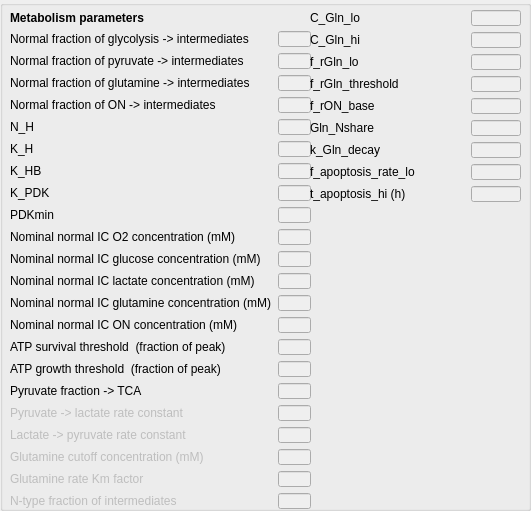
           <widget class="QGroupBox" name="groupBox_metabolism">
            <property name="geometry">
             <rect>
              <x>590</x>
              <y>10</y>
              <width>531</width>
              <height>511</height>
             </rect>
            </property>
            <property name="title">
             <string/>
            </property>
            <widget class="QWidget" name="gridLayoutWidget_2">
             <property name="geometry">
              <rect>
               <x>10</x>
               <y>10</y>
               <width>301</width>
               <height>521</height>
              </rect>
             </property>
             <layout class="QGridLayout" name="gridLayout_4">
              <item row="0" column="0">
               <widget class="QLabel" name="alabel_metab_params">
                <property name="font">
                 <font>
                  <weight>75</weight>
                  <bold>true</bold>
                 </font>
                </property>
                <property name="text">
                 <string>Metabolism parameters</string>
                </property>
               </widget>
              </item>
              <item row="5" column="1">
               <widget class="QLineEdit" name="line_K_H1_1">
                <property name="enabled">
                 <bool>false</bool>
                </property>
                <property name="maximumSize">
                 <size>
                  <width>50</width>
                  <height>16</height>
                 </size>
                </property>
                <property name="alignment">
                 <set>Qt::AlignRight|Qt::AlignTrailing|Qt::AlignVCenter</set>
                </property>
               </widget>
              </item>
              <item row="6" column="1">
               <widget class="QLineEdit" name="line_K_H2_1">
                <property name="enabled">
                 <bool>false</bool>
                </property>
                <property name="maximumSize">
                 <size>
                  <width>50</width>
                  <height>16</height>
                 </size>
                </property>
                <property name="alignment">
                 <set>Qt::AlignRight|Qt::AlignTrailing|Qt::AlignVCenter</set>
                </property>
               </widget>
              </item>
              <item row="7" column="1">
               <widget class="QLineEdit" name="line_K_HB_1">
                <property name="enabled">
                 <bool>false</bool>
                </property>
                <property name="maximumSize">
                 <size>
                  <width>50</width>
                  <height>16</height>
                 </size>
                </property>
                <property name="alignment">
                 <set>Qt::AlignRight|Qt::AlignTrailing|Qt::AlignVCenter</set>
                </property>
               </widget>
              </item>
              <item row="5" column="0">
               <widget class="QMyLabel" name="label_K_H1_1">
                <property name="text">
                 <string>N_H</string>
                </property>
               </widget>
              </item>
              <item row="6" column="0">
               <widget class="QMyLabel" name="label_K_H2_1">
                <property name="text">
                 <string>K_H</string>
                </property>
               </widget>
              </item>
              <item row="7" column="0">
               <widget class="QMyLabel" name="label_K_HB_1">
                <property name="text">
                 <string>K_HB</string>
                </property>
               </widget>
              </item>
              <item row="15" column="1">
               <widget class="QLineEdit" name="line_ATP_S_1">
                <property name="enabled">
                 <bool>false</bool>
                </property>
                <property name="maximumSize">
                 <size>
                  <width>50</width>
                  <height>16</height>
                 </size>
                </property>
                <property name="alignment">
                 <set>Qt::AlignRight|Qt::AlignTrailing|Qt::AlignVCenter</set>
                </property>
               </widget>
              </item>
              <item row="18" column="1">
               <widget class="QLineEdit" name="line_K_PL_1">
                <property name="enabled">
                 <bool>false</bool>
                </property>
                <property name="maximumSize">
                 <size>
                  <width>50</width>
                  <height>16</height>
                 </size>
                </property>
                <property name="alignment">
                 <set>Qt::AlignRight|Qt::AlignTrailing|Qt::AlignVCenter</set>
                </property>
               </widget>
              </item>
              <item row="19" column="1">
               <widget class="QLineEdit" name="line_K_LP_1">
                <property name="enabled">
                 <bool>false</bool>
                </property>
                <property name="maximumSize">
                 <size>
                  <width>50</width>
                  <height>16</height>
                 </size>
                </property>
                <property name="alignment">
                 <set>Qt::AlignRight|Qt::AlignTrailing|Qt::AlignVCenter</set>
                </property>
               </widget>
              </item>
              <item row="15" column="0">
               <widget class="QMyLabel" name="label_ATP_S_1">
                <property name="text">
                 <string>ATP survival threshold  (fraction of peak)</string>
                </property>
               </widget>
              </item>
              <item row="18" column="0">
               <widget class="QMyLabel" name="label_K_PL_1">
                <property name="enabled">
                 <bool>false</bool>
                </property>
                <property name="text">
                 <string>Pyruvate -&gt; lactate rate constant</string>
                </property>
               </widget>
              </item>
              <item row="19" column="0">
               <widget class="QMyLabel" name="label_K_LP_1">
                <property name="enabled">
                 <bool>false</bool>
                </property>
                <property name="text">
                 <string>Lactate -&gt; pyruvate rate constant</string>
                </property>
               </widget>
              </item>
              <item row="8" column="0">
               <widget class="QMyLabel" name="label_K_PDK_1">
                <property name="text">
                 <string>K_PDK</string>
                </property>
               </widget>
              </item>
              <item row="8" column="1">
               <widget class="QLineEdit" name="line_K_PDK_1">
                <property name="enabled">
                 <bool>false</bool>
                </property>
                <property name="maximumSize">
                 <size>
                  <width>50</width>
                  <height>16</height>
                 </size>
                </property>
                <property name="alignment">
                 <set>Qt::AlignRight|Qt::AlignTrailing|Qt::AlignVCenter</set>
                </property>
               </widget>
              </item>
              <item row="20" column="0">
               <widget class="QMyLabel" name="label_C_GLN_CUT_1">
                <property name="enabled">
                 <bool>false</bool>
                </property>
                <property name="font">
                 <font>
                  <weight>50</weight>
                  <bold>false</bold>
                 </font>
                </property>
                <property name="text">
                 <string>Glutamine cutoff concentration (mM)</string>
                </property>
               </widget>
              </item>
              <item row="20" column="1">
               <widget class="QLineEdit" name="line_C_GLN_CUT_1">
                <property name="enabled">
                 <bool>false</bool>
                </property>
                <property name="maximumSize">
                 <size>
                  <width>50</width>
                  <height>16</height>
                 </size>
                </property>
                <property name="alignment">
                 <set>Qt::AlignRight|Qt::AlignTrailing|Qt::AlignVCenter</set>
                </property>
               </widget>
              </item>
              <item row="9" column="0">
               <widget class="QMyLabel" name="label_PDKMIN_1">
                <property name="text">
                 <string>PDKmin</string>
                </property>
               </widget>
              </item>
              <item row="9" column="1">
               <widget class="QLineEdit" name="line_PDKMIN_1">
                <property name="enabled">
                 <bool>false</bool>
                </property>
                <property name="maximumSize">
                 <size>
                  <width>50</width>
                  <height>16</height>
                 </size>
                </property>
                <property name="alignment">
                 <set>Qt::AlignRight|Qt::AlignTrailing|Qt::AlignVCenter</set>
                </property>
               </widget>
              </item>
              <item row="10" column="1">
               <widget class="QLineEdit" name="line_C_O2_NORM_1">
                <property name="enabled">
                 <bool>false</bool>
                </property>
                <property name="maximumSize">
                 <size>
                  <width>50</width>
                  <height>16</height>
                 </size>
                </property>
                <property name="alignment">
                 <set>Qt::AlignRight|Qt::AlignTrailing|Qt::AlignVCenter</set>
                </property>
               </widget>
              </item>
              <item row="10" column="0">
               <widget class="QMyLabel" name="label_C_O2_NORM_1">
                <property name="enabled">
                 <bool>true</bool>
                </property>
                <property name="text">
                 <string>Nominal normal IC O2 concentration (mM)</string>
                </property>
               </widget>
              </item>
              <item row="11" column="1">
               <widget class="QLineEdit" name="line_C_G_NORM_1">
                <property name="enabled">
                 <bool>false</bool>
                </property>
                <property name="maximumSize">
                 <size>
                  <width>50</width>
                  <height>16</height>
                 </size>
                </property>
                <property name="alignment">
                 <set>Qt::AlignRight|Qt::AlignTrailing|Qt::AlignVCenter</set>
                </property>
               </widget>
              </item>
              <item row="11" column="0">
               <widget class="QMyLabel" name="label_C_G_NORM_1">
                <property name="enabled">
                 <bool>true</bool>
                </property>
                <property name="text">
                 <string>Nominal normal IC glucose concentration (mM)</string>
                </property>
               </widget>
              </item>
              <item row="12" column="1">
               <widget class="QLineEdit" name="line_C_L_NORM_1">
                <property name="enabled">
                 <bool>false</bool>
                </property>
                <property name="maximumSize">
                 <size>
                  <width>50</width>
                  <height>16</height>
                 </size>
                </property>
                <property name="alignment">
                 <set>Qt::AlignRight|Qt::AlignTrailing|Qt::AlignVCenter</set>
                </property>
               </widget>
              </item>
              <item row="12" column="0">
               <widget class="QMyLabel" name="label_C_L_NORM_1">
                <property name="enabled">
                 <bool>true</bool>
                </property>
                <property name="text">
                 <string>Nominal normal IC lactate concentration (mM)</string>
                </property>
               </widget>
              </item>
              <item row="16" column="1">
               <widget class="QLineEdit" name="line_ATP_G_1">
                <property name="enabled">
                 <bool>false</bool>
                </property>
                <property name="maximumSize">
                 <size>
                  <width>50</width>
                  <height>16</height>
                 </size>
                </property>
                <property name="alignment">
                 <set>Qt::AlignRight|Qt::AlignTrailing|Qt::AlignVCenter</set>
                </property>
               </widget>
              </item>
              <item row="16" column="0">
               <widget class="QMyLabel" name="label_ATP_G_1">
                <property name="text">
                 <string>ATP growth threshold  (fraction of peak)</string>
                </property>
               </widget>
              </item>
              <item row="17" column="0">
               <widget class="QMyLabel" name="label_F_PP_1">
                <property name="text">
                 <string>Pyruvate fraction -&gt; TCA</string>
                </property>
               </widget>
              </item>
              <item row="1" column="1">
               <widget class="QLineEdit" name="line_F_GNORM_1">
                <property name="enabled">
                 <bool>false</bool>
                </property>
                <property name="maximumSize">
                 <size>
                  <width>50</width>
                  <height>16</height>
                 </size>
                </property>
                <property name="alignment">
                 <set>Qt::AlignRight|Qt::AlignTrailing|Qt::AlignVCenter</set>
                </property>
               </widget>
              </item>
              <item row="2" column="1">
               <widget class="QLineEdit" name="line_F_PNORM_1">
                <property name="enabled">
                 <bool>false</bool>
                </property>
                <property name="maximumSize">
                 <size>
                  <width>50</width>
                  <height>16</height>
                 </size>
                </property>
                <property name="alignment">
                 <set>Qt::AlignRight|Qt::AlignTrailing|Qt::AlignVCenter</set>
                </property>
               </widget>
              </item>
              <item row="1" column="0">
               <widget class="QLabel" name="label_F_GNORM_1">
                <property name="text">
                 <string>Normal fraction of glycolysis -&gt; intermediates</string>
                </property>
               </widget>
              </item>
              <item row="2" column="0">
               <widget class="QLabel" name="label_F_PNORM_1">
                <property name="text">
                 <string>Normal fraction of pyruvate -&gt; intermediates</string>
                </property>
               </widget>
              </item>
              <item row="3" column="0">
               <widget class="QLabel" name="label_F_GLNNORM_1">
                <property name="text">
                 <string>Normal fraction of glutamine -&gt; intermediates</string>
                </property>
               </widget>
              </item>
              <item row="3" column="1">
               <widget class="QLineEdit" name="line_F_GLNNORM_1">
                <property name="enabled">
                 <bool>false</bool>
                </property>
                <property name="maximumSize">
                 <size>
                  <width>50</width>
                  <height>16</height>
                 </size>
                </property>
                <property name="alignment">
                 <set>Qt::AlignRight|Qt::AlignTrailing|Qt::AlignVCenter</set>
                </property>
               </widget>
              </item>
              <item row="13" column="0">
               <widget class="QMyLabel" name="label_C_GLN_NORM_1">
                <property name="enabled">
                 <bool>true</bool>
                </property>
                <property name="text">
                 <string>Nominal normal IC glutamine concentration (mM)</string>
                </property>
               </widget>
              </item>
              <item row="13" column="1">
               <widget class="QLineEdit" name="line_C_GLN_NORM_1">
                <property name="enabled">
                 <bool>false</bool>
                </property>
                <property name="maximumSize">
                 <size>
                  <width>50</width>
                  <height>16</height>
                 </size>
                </property>
                <property name="alignment">
                 <set>Qt::AlignRight|Qt::AlignTrailing|Qt::AlignVCenter</set>
                </property>
               </widget>
              </item>
              <item row="22" column="1">
               <widget class="QLineEdit" name="line_F_IN_1">
                <property name="enabled">
                 <bool>false</bool>
                </property>
                <property name="maximumSize">
                 <size>
                  <width>50</width>
                  <height>16</height>
                 </size>
                </property>
                <property name="alignment">
                 <set>Qt::AlignRight|Qt::AlignTrailing|Qt::AlignVCenter</set>
                </property>
               </widget>
              </item>
              <item row="22" column="0">
               <widget class="QMyLabel" name="label_F_IN_1">
                <property name="enabled">
                 <bool>false</bool>
                </property>
                <property name="font">
                 <font>
                  <weight>50</weight>
                  <bold>false</bold>
                 </font>
                </property>
                <property name="text">
                 <string>N-type fraction of intermediates</string>
                </property>
               </widget>
              </item>
              <item row="23" column="1">
               <widget class="QLineEdit" name="line_GLUTAMINE_BASERATE_1">
                <property name="enabled">
                 <bool>false</bool>
                </property>
                <property name="maximumSize">
                 <size>
                  <width>50</width>
                  <height>16</height>
                 </size>
                </property>
                <property name="alignment">
                 <set>Qt::AlignRight|Qt::AlignTrailing|Qt::AlignVCenter</set>
                </property>
               </widget>
              </item>
              <item row="23" column="0">
               <widget class="QMyLabel" name="label_GLUTAMINE_BASERATE_1">
                <property name="enabled">
                 <bool>false</bool>
                </property>
                <property name="font">
                 <font>
                  <weight>50</weight>
                  <bold>false</bold>
                 </font>
                </property>
                <property name="text">
                 <string>Glutamine base consumption rate</string>
                </property>
               </widget>
              </item>
              <item row="14" column="0">
               <widget class="QMyLabel" name="label_C_ON_NORM_1">
                <property name="enabled">
                 <bool>true</bool>
                </property>
                <property name="text">
                 <string>Nominal normal IC ON concentration (mM)</string>
                </property>
               </widget>
              </item>
              <item row="14" column="1">
               <widget class="QLineEdit" name="line_C_ON_NORM_1">
                <property name="enabled">
                 <bool>false</bool>
                </property>
                <property name="maximumSize">
                 <size>
                  <width>50</width>
                  <height>16</height>
                 </size>
                </property>
                <property name="alignment">
                 <set>Qt::AlignRight|Qt::AlignTrailing|Qt::AlignVCenter</set>
                </property>
               </widget>
              </item>
              <item row="21" column="1">
               <widget class="QLineEdit" name="line_KM_RGLN_1">
                <property name="enabled">
                 <bool>false</bool>
                </property>
                <property name="maximumSize">
                 <size>
                  <width>50</width>
                  <height>16</height>
                 </size>
                </property>
                <property name="alignment">
                 <set>Qt::AlignRight|Qt::AlignTrailing|Qt::AlignVCenter</set>
                </property>
               </widget>
              </item>
              <item row="21" column="0">
               <widget class="QMyLabel" name="label_KM_RGLN_1">
                <property name="enabled">
                 <bool>false</bool>
                </property>
                <property name="font">
                 <font>
                  <weight>50</weight>
                  <bold>false</bold>
                 </font>
                </property>
                <property name="text">
                 <string>Glutamine rate Km factor</string>
                </property>
               </widget>
              </item>
              <item row="17" column="1">
               <widget class="QLineEdit" name="line_F_PP_1">
                <property name="enabled">
                 <bool>false</bool>
                </property>
                <property name="maximumSize">
                 <size>
                  <width>50</width>
                  <height>16</height>
                 </size>
                </property>
                <property name="alignment">
                 <set>Qt::AlignRight|Qt::AlignTrailing|Qt::AlignVCenter</set>
                </property>
               </widget>
              </item>
              <item row="4" column="1">
               <widget class="QLineEdit" name="line_F_ONNORM_1">
                <property name="enabled">
                 <bool>false</bool>
                </property>
                <property name="maximumSize">
                 <size>
                  <width>50</width>
                  <height>16</height>
                 </size>
                </property>
                <property name="alignment">
                 <set>Qt::AlignRight|Qt::AlignTrailing|Qt::AlignVCenter</set>
                </property>
               </widget>
              </item>
              <item row="4" column="0">
               <widget class="QLabel" name="label_F_ONNORM_1">
                <property name="text">
                 <string>Normal fraction of ON -&gt; intermediates</string>
                </property>
               </widget>
              </item>
             </layout>
            </widget>
            <widget class="QWidget" name="gridLayoutWidget_9">
             <property name="geometry">
              <rect>
               <x>310</x>
               <y>10</y>
               <width>211</width>
               <height>201</height>
              </rect>
             </property>
             <layout class="QGridLayout" name="gridLayout_6">
              <item row="0" column="1">
               <widget class="QLineEdit" name="line_C_GLN_LO">
                <property name="enabled">
                 <bool>false</bool>
                </property>
                <property name="maximumSize">
                 <size>
                  <width>50</width>
                  <height>16</height>
                 </size>
                </property>
                <property name="alignment">
                 <set>Qt::AlignRight|Qt::AlignTrailing|Qt::AlignVCenter</set>
                </property>
               </widget>
              </item>
              <item row="0" column="0">
               <widget class="QMyLabel" name="label_C_GLN_LO">
                <property name="text">
                 <string>C_Gln_lo</string>
                </property>
               </widget>
              </item>
              <item row="1" column="1">
               <widget class="QLineEdit" name="line_C_GLN_HI">
                <property name="enabled">
                 <bool>false</bool>
                </property>
                <property name="maximumSize">
                 <size>
                  <width>50</width>
                  <height>16</height>
                 </size>
                </property>
                <property name="alignment">
                 <set>Qt::AlignRight|Qt::AlignTrailing|Qt::AlignVCenter</set>
                </property>
               </widget>
              </item>
              <item row="1" column="0">
               <widget class="QMyLabel" name="label_C_GLN_HI">
                <property name="text">
                 <string>C_Gln_hi</string>
                </property>
               </widget>
              </item>
              <item row="2" column="1">
               <widget class="QLineEdit" name="line_F_RGLN_LO">
                <property name="enabled">
                 <bool>false</bool>
                </property>
                <property name="maximumSize">
                 <size>
                  <width>50</width>
                  <height>16</height>
                 </size>
                </property>
                <property name="alignment">
                 <set>Qt::AlignRight|Qt::AlignTrailing|Qt::AlignVCenter</set>
                </property>
               </widget>
              </item>
              <item row="2" column="0">
               <widget class="QMyLabel" name="label_F_RGLN_LO">
                <property name="text">
                 <string>f_rGln_lo</string>
                </property>
               </widget>
              </item>
              <item row="3" column="1">
               <widget class="QLineEdit" name="line_F_RGLN_THRESHOLD">
                <property name="enabled">
                 <bool>false</bool>
                </property>
                <property name="maximumSize">
                 <size>
                  <width>50</width>
                  <height>16</height>
                 </size>
                </property>
                <property name="alignment">
                 <set>Qt::AlignRight|Qt::AlignTrailing|Qt::AlignVCenter</set>
                </property>
               </widget>
              </item>
              <item row="3" column="0">
               <widget class="QMyLabel" name="label_F_RGLN_THRESHOLD">
                <property name="text">
                 <string>f_rGln_threshold</string>
                </property>
               </widget>
              </item>
              <item row="4" column="1">
               <widget class="QLineEdit" name="line_F_RON_BASE">
                <property name="enabled">
                 <bool>false</bool>
                </property>
                <property name="maximumSize">
                 <size>
                  <width>50</width>
                  <height>16</height>
                 </size>
                </property>
                <property name="alignment">
                 <set>Qt::AlignRight|Qt::AlignTrailing|Qt::AlignVCenter</set>
                </property>
               </widget>
              </item>
              <item row="4" column="0">
               <widget class="QMyLabel" name="label_F_RON_BASE">
                <property name="text">
                 <string>f_rON_base</string>
                </property>
               </widget>
              </item>
              <item row="5" column="1">
               <widget class="QLineEdit" name="line_GLN_NSHARE">
                <property name="enabled">
                 <bool>false</bool>
                </property>
                <property name="maximumSize">
                 <size>
                  <width>50</width>
                  <height>16</height>
                 </size>
                </property>
                <property name="alignment">
                 <set>Qt::AlignRight|Qt::AlignTrailing|Qt::AlignVCenter</set>
                </property>
               </widget>
              </item>
              <item row="5" column="0">
               <widget class="QMyLabel" name="label_GLN_NSHARE">
                <property name="text">
                 <string>Gln_Nshare</string>
                </property>
               </widget>
              </item>
              <item row="6" column="1">
               <widget class="QLineEdit" name="line_K_GLN_DECAY">
                <property name="enabled">
                 <bool>false</bool>
                </property>
                <property name="maximumSize">
                 <size>
                  <width>50</width>
                  <height>16</height>
                 </size>
                </property>
                <property name="alignment">
                 <set>Qt::AlignRight|Qt::AlignTrailing|Qt::AlignVCenter</set>
                </property>
               </widget>
              </item>
              <item row="6" column="0">
               <widget class="QMyLabel" name="label_K_GLN_DECAY">
                <property name="text">
                 <string>k_Gln_decay</string>
                </property>
               </widget>
              </item>
              <item row="7" column="1">
               <widget class="QLineEdit" name="line_F_APOPTOSIS_RATE_LO">
                <property name="enabled">
                 <bool>false</bool>
                </property>
                <property name="maximumSize">
                 <size>
                  <width>50</width>
                  <height>16</height>
                 </size>
                </property>
                <property name="alignment">
                 <set>Qt::AlignRight|Qt::AlignTrailing|Qt::AlignVCenter</set>
                </property>
               </widget>
              </item>
              <item row="7" column="0">
               <widget class="QMyLabel" name="label_F_APOPTOSIS_RATE_LO">
                <property name="text">
                 <string>f_apoptosis_rate_lo</string>
                </property>
               </widget>
              </item>
              <item row="8" column="1">
               <widget class="QLineEdit" name="line_T_APOPTOSIS_HI">
                <property name="enabled">
                 <bool>false</bool>
                </property>
                <property name="maximumSize">
                 <size>
                  <width>50</width>
                  <height>16</height>
                 </size>
                </property>
                <property name="alignment">
                 <set>Qt::AlignRight|Qt::AlignTrailing|Qt::AlignVCenter</set>
                </property>
               </widget>
              </item>
              <item row="8" column="0">
               <widget class="QMyLabel" name="label_T_APOPTOSIS_HI">
                <property name="text">
                 <string>t_apoptosis_hi (h)</string>
                </property>
               </widget>
              </item>
             </layout>
            </widget>
           </widget>
